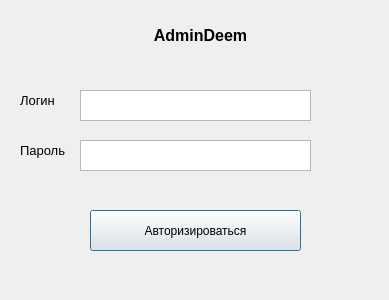
<?xml version="1.0" encoding="UTF-8"?>
<ui version="4.0">
 <class>authwindow</class>
 <widget class="QDialog" name="authwindow">
  <property name="geometry">
   <rect>
    <x>0</x>
    <y>0</y>
    <width>389</width>
    <height>300</height>
   </rect>
  </property>
  <property name="windowTitle">
   <string>Dialog</string>
  </property>
  <widget class="QPushButton" name="auth">
   <property name="geometry">
    <rect>
     <x>90</x>
     <y>210</y>
     <width>211</width>
     <height>41</height>
    </rect>
   </property>
   <property name="text">
    <string>Авторизироваться</string>
   </property>
  </widget>
  <widget class="QTextEdit" name="textEdit_login">
   <property name="geometry">
    <rect>
     <x>80</x>
     <y>90</y>
     <width>231</width>
     <height>31</height>
    </rect>
   </property>
  </widget>
  <widget class="QTextEdit" name="textEdit_password">
   <property name="geometry">
    <rect>
     <x>80</x>
     <y>140</y>
     <width>231</width>
     <height>31</height>
    </rect>
   </property>
  </widget>
  <widget class="QLabel" name="label">
   <property name="geometry">
    <rect>
     <x>90</x>
     <y>10</y>
     <width>221</width>
     <height>51</height>
    </rect>
   </property>
   <property name="layoutDirection">
    <enum>Qt::LeftToRight</enum>
   </property>
   <property name="text">
    <string>&lt;html&gt;&lt;head/&gt;&lt;body&gt;&lt;p align=&quot;center&quot;&gt;&lt;span style=&quot; font-size:12pt; font-weight:600;&quot;&gt;AdminDeem&lt;/span&gt;&lt;/p&gt;&lt;/body&gt;&lt;/html&gt;</string>
   </property>
  </widget>
  <widget class="QLabel" name="label_2">
   <property name="geometry">
    <rect>
     <x>20</x>
     <y>90</y>
     <width>71</width>
     <height>21</height>
    </rect>
   </property>
   <property name="text">
    <string>&lt;html&gt;&lt;head/&gt;&lt;body&gt;&lt;p&gt;&lt;span style=&quot; font-size:10pt;&quot;&gt;Логин&lt;/span&gt;&lt;/p&gt;&lt;/body&gt;&lt;/html&gt;</string>
   </property>
  </widget>
  <widget class="QLabel" name="label_3">
   <property name="geometry">
    <rect>
     <x>20</x>
     <y>140</y>
     <width>71</width>
     <height>21</height>
    </rect>
   </property>
   <property name="text">
    <string>&lt;html&gt;&lt;head/&gt;&lt;body&gt;&lt;p&gt;&lt;span style=&quot; font-size:10pt;&quot;&gt;Пароль&lt;/span&gt;&lt;/p&gt;&lt;/body&gt;&lt;/html&gt;</string>
   </property>
  </widget>
 </widget>
 <resources/>
 <connections/>
</ui>
